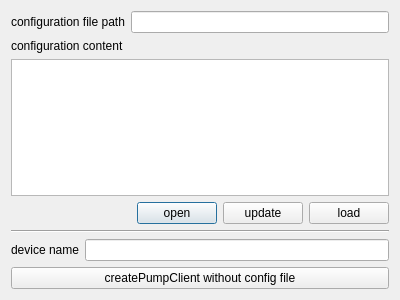
<?xml version="1.0" encoding="UTF-8"?>
<ui version="4.0">
 <class>Dialog</class>
 <widget class="QDialog" name="Dialog">
  <property name="geometry">
   <rect>
    <x>0</x>
    <y>0</y>
    <width>400</width>
    <height>300</height>
   </rect>
  </property>
  <property name="windowTitle">
   <string>Dialog</string>
  </property>
  <layout class="QVBoxLayout" name="verticalLayout">
   <item>
    <layout class="QHBoxLayout" name="horizontalLayout_3">
     <item>
      <widget class="QLabel" name="label">
       <property name="text">
        <string>configuration file path</string>
       </property>
      </widget>
     </item>
     <item>
      <widget class="QLineEdit" name="lineEdit_config_path"/>
     </item>
    </layout>
   </item>
   <item>
    <widget class="QLabel" name="label_2">
     <property name="text">
      <string>configuration content</string>
     </property>
    </widget>
   </item>
   <item>
    <widget class="QTextEdit" name="textEdit_config"/>
   </item>
   <item>
    <layout class="QHBoxLayout" name="horizontalLayout_2">
     <item>
      <spacer name="horizontalSpacer">
       <property name="orientation">
        <enum>Qt::Horizontal</enum>
       </property>
       <property name="sizeHint" stdset="0">
        <size>
         <width>40</width>
         <height>20</height>
        </size>
       </property>
      </spacer>
     </item>
     <item>
      <widget class="QPushButton" name="pushButton_open">
       <property name="text">
        <string>open</string>
       </property>
      </widget>
     </item>
     <item>
      <widget class="QPushButton" name="pushButton_update">
       <property name="text">
        <string>update</string>
       </property>
      </widget>
     </item>
     <item>
      <widget class="QPushButton" name="pushButton_load">
       <property name="text">
        <string>load</string>
       </property>
      </widget>
     </item>
    </layout>
   </item>
   <item>
    <widget class="Line" name="line">
     <property name="orientation">
      <enum>Qt::Horizontal</enum>
     </property>
    </widget>
   </item>
   <item>
    <layout class="QHBoxLayout" name="horizontalLayout">
     <item>
      <widget class="QLabel" name="label_3">
       <property name="text">
        <string>device name</string>
       </property>
      </widget>
     </item>
     <item>
      <widget class="QLineEdit" name="lineEdit_device_name"/>
     </item>
    </layout>
   </item>
   <item>
    <widget class="QPushButton" name="pushButton_load_without_config">
     <property name="text">
      <string>createPumpClient without config file</string>
     </property>
    </widget>
   </item>
  </layout>
 </widget>
 <resources/>
 <connections/>
</ui>
